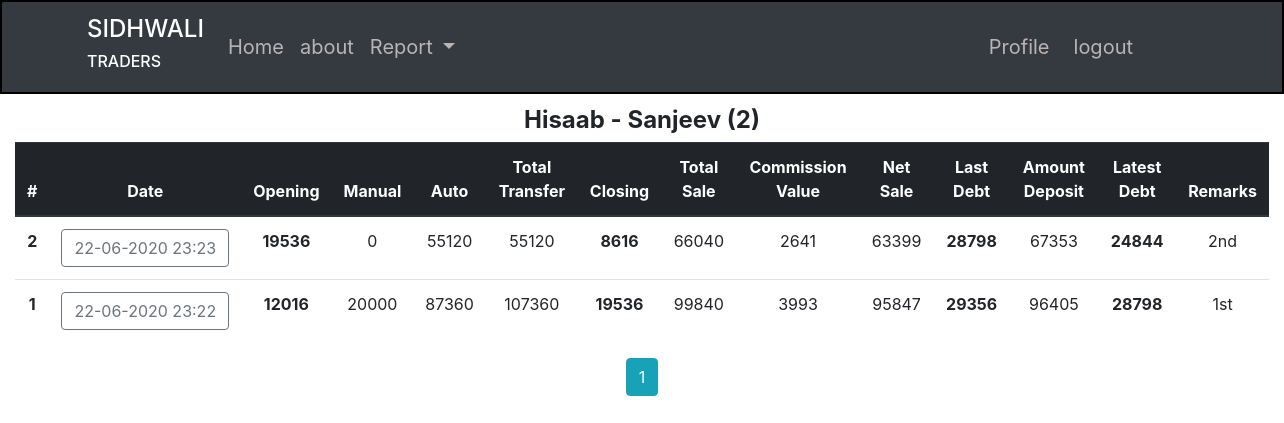
The app's page /home/user/Sanjeev (signed in) with its own data.
### crm/models.py (models this page shows, shortened)
class User(db.Model, UserMixin):
    id = db.Column(db.Integer, primary_key=True)
    username = db.Column(db.String(20), unique=True, nullable=False)
    email = db.Column(db.String(120), unique=True, nullable=False)
    image_file = db.Column(db.String(20), nullable=False, default="default.jpeg")
    password = db.Column(db.String(20), nullable=False)
    pos_id = db.Column(db.Integer, unique=True, nullable=False)
    hisaab = db.relationship("Hisaab", backref="fos", lazy="dynamic")

class Hisaab(db.Model):
    id = db.Column(db.Integer, primary_key=True)
    date = db.Column(db.DateTime, nullable=False, default=datetime.now)
    open_bal = db.Column(db.Integer, nullable=False, default=0)
    manual_trans = db.Column(db.Integer, nullable=False, default=0)
    auto_trans = db.Column(db.Integer, nullable=False, default=0)
    closing = db.Column(db.Integer, nullable=False, default=0)
    total_trans = db.Column(db.Integer, default=0)
    total_sale = db.Column(db.Integer, default=0)
    commission_value = db.Column(db.Integer, default=0)
    net_sale = db.Column(db.Integer, default=0)
    last_debt = db.Column(db.Integer, nullable=False, default=0)
    amt_received = db.Column(db.Integer, nullable=False, default=0)
    latest_debt = db.Column(db.Integer, default=0)
    remarks = db.Column(db.Text, nullable=False)
    user_id = db.Column(db.Integer, db.ForeignKey("user.id"), nullable=False)

### crm/routes.py (the view)
@app.route("/home/user/<string:username>")
@login_required
def user_hisaab(username):
    page = request.args.get("page", 1, type=int)
    user = User.query.filter_by(username=username).first_or_404()
    hisaab = (
        Hisaab.query.filter_by(fos=user)
        .order_by(Hisaab.date.desc())
        .paginate(page=page, per_page=5)
    )
    return render_template(
        "user_hisaab.html",
        title=current_user.username + " Report",
        hisaab=hisaab,
        admin=admin,
        user=user,
    )

### crm/models.py (called while the page is built)
@login_manager.user_loader
def load_user(user_id):
    return User.query.get(int(user_id))

### crm/templates/user_hisaab.html (shortened to what this page needs)
{% extends "index.html" %}
{% block content  %}
<div class="container-fluid text-center mt-2">
   <legend class="font-weight-bold mb-1">Hisaab - {{ user.username }} ({{ hisaab.total }})</legend>
   <table class="table">
      <thead class="thead-dark">
         <tr>
            <th scope="col">#</th>
            <th scope="col">Date</th>
            <th scope="col">Opening</th>
            <th scope="col">Manual</th>
            <th scope="col">Auto</th>
            <th scope="col">Total Transfer</th>
            <th scope="col">Closing</th>
            <th scope="col">Total Sale</th>
            <th scope="col">Commission Value</th>
            <th scope="col">Net Sale</th>
            <th scope="col">Last Debt</th>
            <th scope="col">Amount Deposit</th>
            <th scope="col">Latest Debt</th>
            <th scope="col">Remarks</th>
         </tr>
      </thead>
      <tbody>
         {% for hisaab in hisaab.items %}
         <tr>
            <th scope="row">{{ hisaab.id }}</th>
            <td><a class="btn btn-outline-secondary"
                  href="{{ url_for('single_hisaab', hisaab_id=hisaab.id) }}">{{ hisaab.date.strftime("%d-%m-%Y %H:%M") }}</a>
            </td>
            <td><strong>{{ hisaab.open_bal }}</strong></td>
            <td>{{ hisaab.manual_trans }}</td>
            <td>{{ hisaab.auto_trans }}</td>
            <td>{{ hisaab.total_trans }}</td>
            <td><strong>{{ hisaab.closing }}</strong></td>
            <td>{{ hisaab.total_sale }}</td>
            <td>{{ hisaab.commission_value }}</td>
            <td>{{ hisaab.net_sale }}</td>
            <td><strong>{{ hisaab.last_debt }}</strong></td>
            <td>{{ hisaab.amt_received }}</td>
            <td><strong>{{ hisaab.latest_debt }}</strong></td>
            <td>{{ hisaab.remarks }}</td>
         </tr>
         {% endfor %}
      </tbody>
   </table>
   {% for page_num in hisaab.iter_pages(left_edge=1, right_edge=1, left_current=1, right_current=3) %}
   {% if page_num %}
   {% if hisaab.page == page_num %}
   <a class="btn btn-info mb-4"
      href="{{ url_for('user_hisaab', username=user.username, page=page_num) }}">{{ page_num }}</a>
   {% else %}
   <a class="btn btn-outline-info mb-4"
      href="{{ url_for('user_hisaab', username=user.username, page=page_num) }}">{{ page_num }}</a>
   {% endif %}
   {% else %}
   ...
   {% endif %}
   {% endfor %}
</div>
{% endblock content %}

### crm/static/main.css (style rules this page uses)
body { background-color: rgb(255, 255, 255); min-width: fit-content; }

### records on screen
User: username "Sanjeev"
Hisaab: id "2", date "22-06-2020 23:23", open_bal "19536", manual_trans "0", auto_trans "55120", total_trans "55120", closing "8616", total_sale "66040", commission_value "2641", net_sale "63399", last_debt "28798", amt_received "67353", latest_debt "24844", remarks "2nd"
Hisaab: id "1", date "22-06-2020 23:22", open_bal "12016", manual_trans "20000", auto_trans "87360", total_trans "107360", closing "19536", total_sale "99840", commission_value "3993", net_sale "95847", last_debt "29356", amt_received "96405", latest_debt "28798", remarks "1st"

### other values on screen
{{ hisaab.total }} "2"
{{ page_num }} "1"
